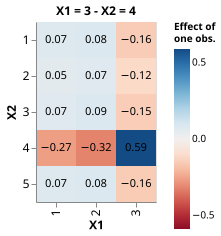

The script that saved this image:
import altair as alt
import numpy as np
import pandas as pd

import pickle

pd.options.mode.chained_assignment = None

with open('results/synthetics.pkl', 'rb') as output_file:
    [mu_ij, df_raked, df_x, df_y, covariance_mean, mean_draws, covariance_draws] = pickle.load(output_file)

var1 = [1, 2, 3, 1, 2, 3, 1, 2, 3, 1, 2, 3, 1, 2, 3]
var2 = [1, 1, 1, 2, 2, 2, 3, 3, 3, 4, 4, 4, 5, 5, 5]

index = np.argmax(np.abs(df_x.grad_x))
index_var1 = df_x.iloc[index].X1
index_var2 = df_x.iloc[index].X2
df_x_loc = df_x.loc[(df_x.X1==index_var1)&(df_x.X2==index_var2)]
max_scale = max(abs(df_x_loc['grad_x'].min()), abs(df_x_loc['grad_x'].max()))

base = alt.Chart(df_x_loc).encode(
    x=alt.X('raked_1:N', axis=alt.Axis(title='X1')),
    y=alt.Y('raked_2:N', axis=alt.Axis(title='X2')),
)

heatmap = base.mark_rect().encode(
    color=alt.Color('grad_x:Q',
        scale=alt.Scale(scheme='redblue', domain=[-max_scale, max_scale], reverse=True),
        legend=alt.Legend(title=['Effect of', 'one obs.']))
)

text = base.mark_text(baseline='middle').encode(
    alt.Text('grad_x:Q', format='.2f')
)

chart = alt.layer(heatmap, text
).properties(
    width=120,
    height=180
).configure_title(
    fontSize=12
).configure_axis(
    labelFontSize=12,
    titleFontSize=12
).configure_legend(
    labelFontSize=10,
    titleFontSize=10
)
chart.save('synthetics_most_important_initial_value.svg')

